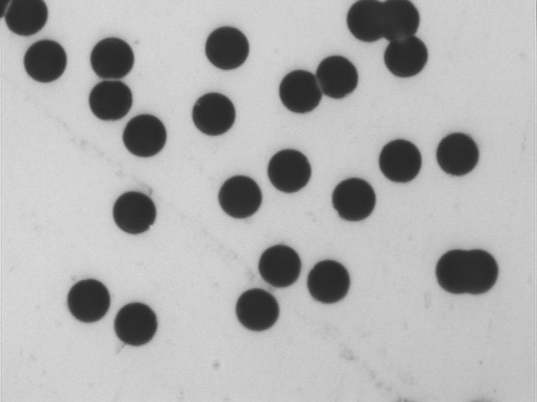
#> input picture 2017/iamg2017/image1.bmp, 537 x 402 px, shrunk from 768 x 574 before the run
$ jupyter execute --allow-errors iamg2017_sc8_imgprocpy.ipynb   (shell and % lines are left out)   (older library calls are emulated)
#> lines starting #> are read from the running program, lines starting #| are printed output that depends on the picture; after the words box and inside, x2 and y2 are one past the last pixel; in counts of white or black regions, pixels touching at a corner belong together
# Image Processing with Python

## Installing Anaconda, a Python distribution

## Handling images in Python

### Reading an input image

* First we import the necessary packages.

[cell 1]
from skimage.io import imread

import matplotlib.pyplot as plt

* Using the imported function `imread`, let's read `image1.bmp` from the disk.

[cell 2]
image = imread('image1.bmp')
#> image is the input picture: shape (402, 537); min 39, max 225, mean 176.3

* Images are represented in `scikit-image` as arrays. To check its shape and number of dimensions, we can use `image.shape` and `image.ndim`.

[cell 3]
image.shape
#> Out = (402, 537)

[cell 4]
image.ndim
#> Out = 2

* To show an image, we use `matplotlib.pyplot.imshow()`. Since we imported as `matplotlib.pyplot` as `plt`, we use only `plt.imshow()`.

[cell 5]
plt.imshow(image)

* Then, to show the window containing the image, we use `plt.show()`.

[cell 6]
plt.show()

* This last step is not necessary when using the "Jupyter magic" `%matplotlib inline` before:

[cell 7]

plt.imshow(image)

* We can create a larger figure using the function `plt.figure()` for seeing the results easier. To do that, we use the argument `figsize`.

[cell 8]
plt.figure(figsize=(12, 8))
plt.imshow(image)

### Using different colormaps

* Matplotlib has a list with several colormaps, the default being `viridis`. Let's try the examples `gray`, `magma`, and `nipy_spectral`.

[cell 9]
plt.figure(figsize=(12, 8))
plt.imshow(image, cmap='gray')

[cell 10]
plt.figure(figsize=(12, 8))
plt.imshow(image, cmap='magma')

[cell 11]
plt.figure(figsize=(12, 8))
plt.imshow(image, cmap='nipy_spectral')

[cell 12]
plt.figure(figsize=(12, 8))
plt.imshow(image, cmap='jet')

* Take a look at the full list at <https://matplotlib.org/examples/color/colormaps_reference.html>.

## Pre-processing and enhancing images

* Let's filter the input image using the Gaussian filter.

[cell 13]
from skimage.filters import gaussian

gauss_img1 = gaussian(image)

plt.figure(figsize=(12, 8))
plt.imshow(gauss_img1, cmap='nipy_spectral')

[cell 14]
from skimage.filters import gaussian

gauss_img1 = gaussian(image, sigma=5)

plt.figure(figsize=(12, 8))
plt.imshow(gauss_img1, cmap='nipy_spectral')

[cell 15]
from skimage.filters import gaussian

gauss_img1 = gaussian(image, sigma=10)
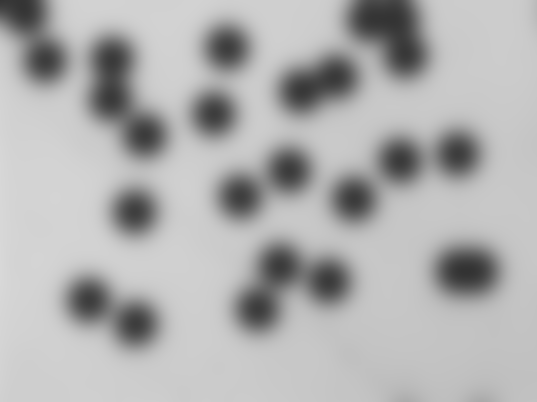
#> gauss_img1: shape (402, 537) float64; min 0.2, max 0.849, mean 0.692

plt.figure(figsize=(12, 8))
plt.imshow(gauss_img1, cmap='nipy_spectral')

## Image binarization and segmentation

* Let's binarize the input image using different algorithms: Otsu, Mean and Triangle.

[cell 16]
from skimage.filters import threshold_otsu, threshold_mean, threshold_triangle

otsu_thr = threshold_otsu(image)
#> otsu_thr = 128
otsu_bin = otsu_thr > image
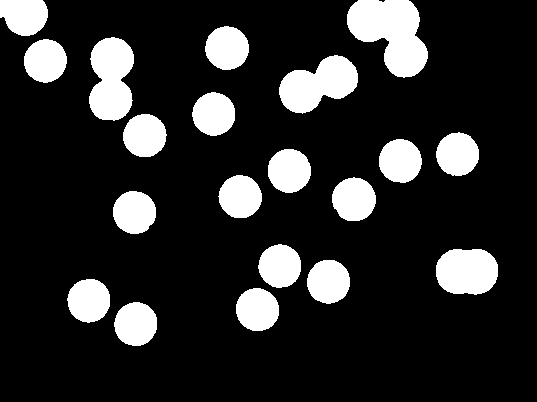
#> otsu_bin: shape (402, 537) bool; 16.6% white; 20 white regions, largest, box (x1, y1, x2, y2) and area: (347, 0, 428, 78) 4050, (89, 37, 134, 121) 2917, (279, 55, 358, 114) 2882

plt.figure(figsize=(12, 8))
plt.imshow(otsu_bin, cmap='gray')

[cell 17]
mean_thr = threshold_mean(image)
#> mean_thr = 176.3
mean_bin = mean_thr > image
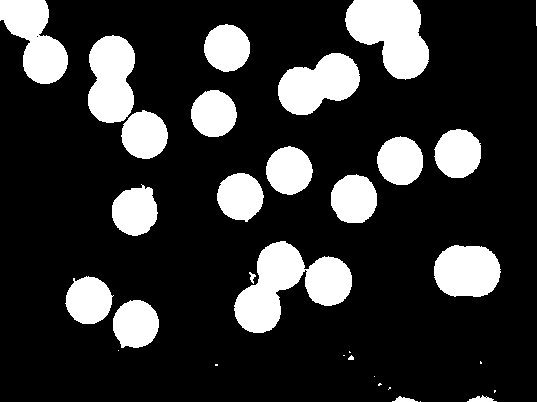
#> mean_bin: shape (402, 537) bool; 19.6% white; 32 white regions (10 under 20 px), largest, box (x1, y1, x2, y2) and area: (234, 241, 352, 333) 5467, (345, 0, 429, 80) 4482, (278, 53, 360, 115) 3352

plt.figure(figsize=(12, 8))
plt.imshow(mean_bin, cmap='gray')

[cell 18]
tri_thr = threshold_triangle(image)
#> tri_thr = 183
tri_bin = tri_thr > image
#> tri_bin: shape (402, 537) bool; 20.8% white; 39 white regions (16 under 20 px), largest, box (x1, y1, x2, y2) and area: (234, 240, 353, 334) 5893, (88, 34, 168, 159) 5276, (345, 0, 430, 82) 4630

plt.figure(figsize=(12, 8))
plt.imshow(tri_bin, cmap='gray')

[cell 19]
from skimage.feature import peak_local_max
from skimage.measure import label
from skimage.morphology import watershed
from scipy.ndimage import distance_transform_edt

import numpy as np

dist = distance_transform_edt(otsu_bin)
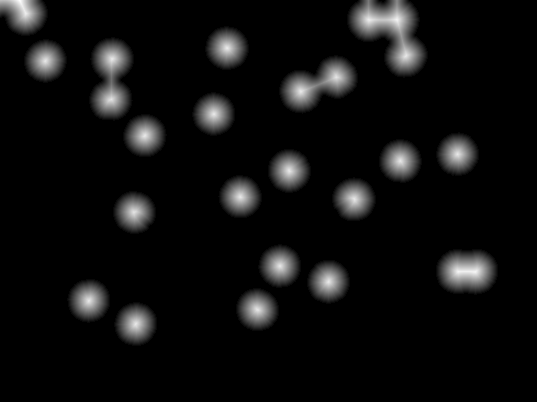
#> dist: shape (402, 537) float64; min 0, max 23.35, mean 1.3; drawn with min black and max white
local_max = peak_local_max(dist,
                           indices=False,
                           footprint=np.ones((20, 20)),
                           labels=otsu_bin)
#> local_max: shape (402, 537) bool; 0.01% white in thin lines or dots, all inside (x1, y1, x2, y2) = (20, 1, 476, 325)
markers = label(local_max)
#> markers: shape (402, 537) int32; 26 distinct labels, from 0 to 25
labels = watershed(-dist, markers, mask=otsu_bin)
#> labels: shape (402, 537) int32; 26 distinct labels, from 0 to 25

plt.figure(figsize=(15, 10))
plt.imshow(labels, cmap='nipy_spectral')

## Region properties and labels

* A full list of attributes available by `regionprops` can be found at: <http://scikit-image.org/docs/dev/api/skimage.measure.html#skimage.measure.regionprops>

# A case study

* Let's perform our studies on a different case. First we read the input image using `imread`. The argument `as_grey=True` asks `imread` to read the image as a gray (two-dimensional) image.

[cell 20]
image = imread('harder_case.jpg', as_grey=True)
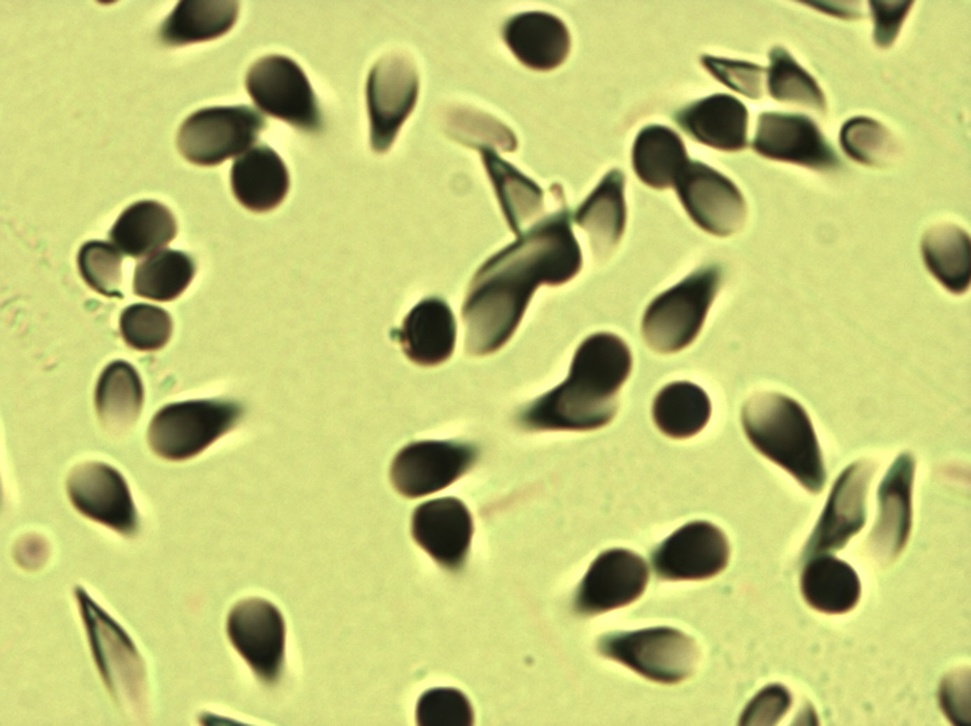
#> input picture 2017/iamg2017/harder_case.jpg, 971 x 726 px, shrunk from 1388 x 1038 before the run
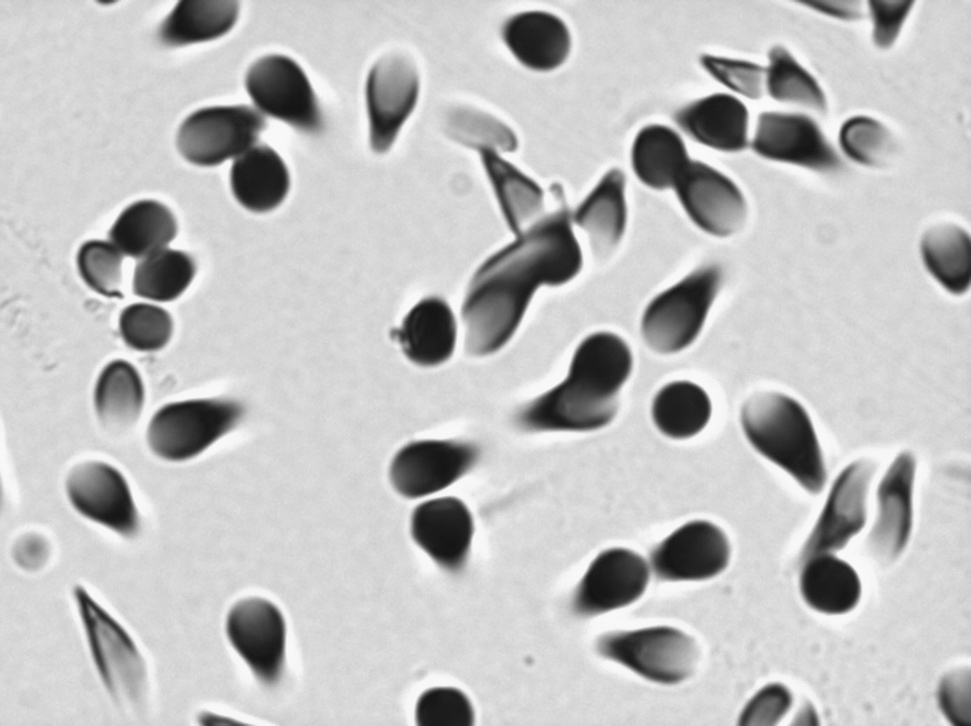
#> image: shape (726, 971) float64; min 0.0773, max 0.988, mean 0.749

plt.figure(figsize=(12, 10))
plt.imshow(image, cmap='gray')

* Now we binarize the input image; let's try another algorithm, the ISODATA. It is also available at `skimage.filters`, in the function `threshold_isodata`. It works in the same way the previous thresholds do; it will return a threshold number, which we will use to generate our binary image.

[cell 21]
from skimage.filters import threshold_isodata

thresh_iso = threshold_isodata(image)
#> thresh_iso = 0.559
img_bin = image < thresh_iso
#> img_bin: shape (726, 971) bool; 17.1% white; 44 white regions (3 under 20 px), largest, box (x1, y1, x2, y2) and area: (464, 145, 625, 352) 11636, (181, 56, 321, 211) 10375, (575, 521, 728, 614) 6832

plt.figure(figsize=(12, 10))
plt.imshow(img_bin, cmap='gray')

* The binary image contains some small elements; let's remove them using `remove_small_objects`.

[cell 22]
from skimage.morphology import remove_small_objects

img_clean = remove_small_objects(img_bin, min_size=300)

plt.figure(figsize=(12, 10))
plt.imshow(img_clean, cmap='gray')

* Some regions have holes within them; this could become an issue when using the watershed algorithm. Now we use `binary_fill_holes` from `scipy.ndimage` to fill these regions. This will be our main binary image.

[cell 23]
from scipy.ndimage import binary_fill_holes

img_fill = binary_fill_holes(img_clean)
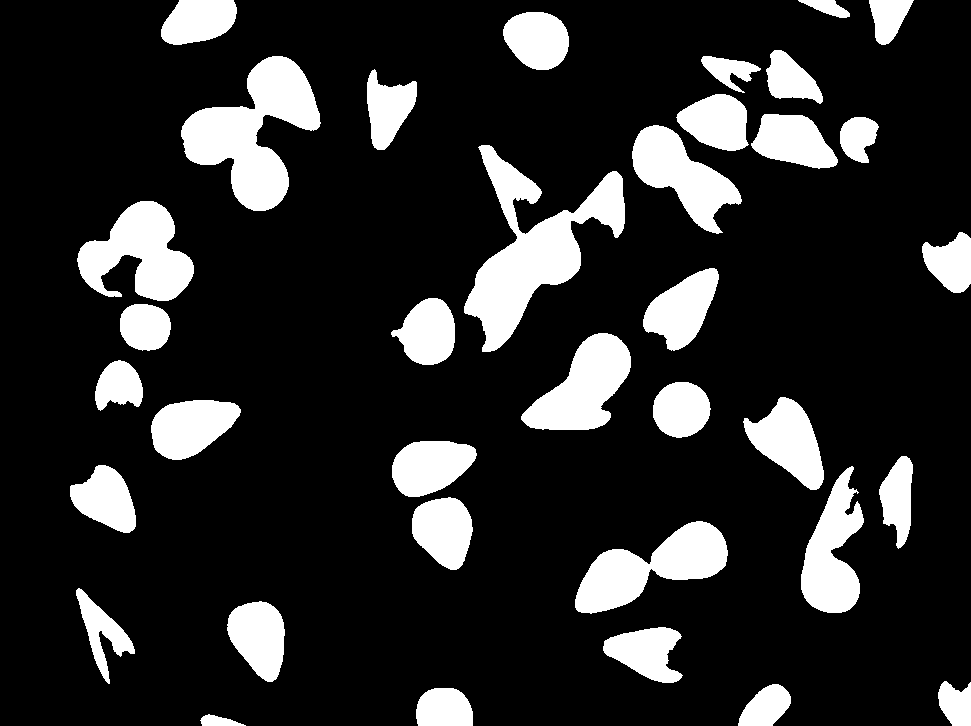
#> img_fill: shape (726, 971) bool; 17% white; 36 white regions, largest, box (x1, y1, x2, y2) and area: (464, 145, 625, 352) 11920, (181, 56, 321, 211) 10375, (575, 521, 728, 614) 6832

plt.figure(figsize=(12, 10))
plt.imshow(img_fill, cmap='gray')

* Now we use `distance_transform_edt` to return the distances.

[cell 24]
from mpl_toolkits.axes_grid1 import make_axes_locatable
from scipy.ndimage import distance_transform_edt

distance = distance_transform_edt(img_fill)

plt.subplots(figsize=(12, 10))
plt.imshow(distance, cmap='magma')
plt.colorbar()
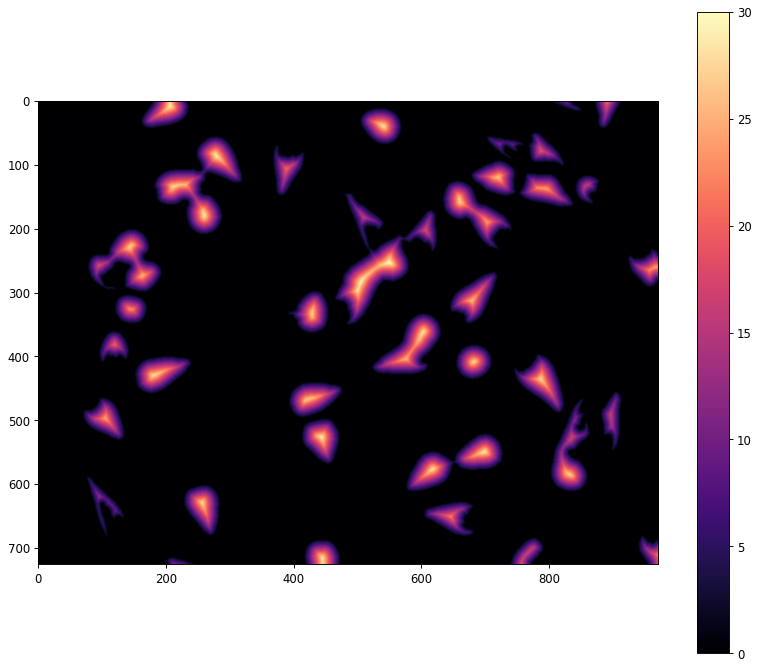
#> figure drawn by matplotlib, 2 panels

* Then we use `peak_local_max` to generate markers for the watershed transform. Make some effort to see the local max points :)

[cell 25]
from skimage.feature import peak_local_max

import numpy as np

local_max = peak_local_max(distance,
                           indices=False,
                           footprint=np.ones((15, 15)),
                           labels=img_fill)
#> local_max: shape (726, 971) bool; 0.01% white in thin lines or dots, all inside (x1, y1, x2, y2) = (95, 1, 970, 725)

plt.figure(figsize=(12, 8))
plt.imshow(local_max, cmap='binary')

* Here we apply the watershed transform, which returns labels for each separated region.

[cell 26]
from skimage.measure import label
from skimage.morphology import watershed

markers = label(local_max)
#> markers: shape (726, 971) int32; 64 distinct labels, from 0 to 63
labels = watershed(-distance, markers, mask=img_fill)
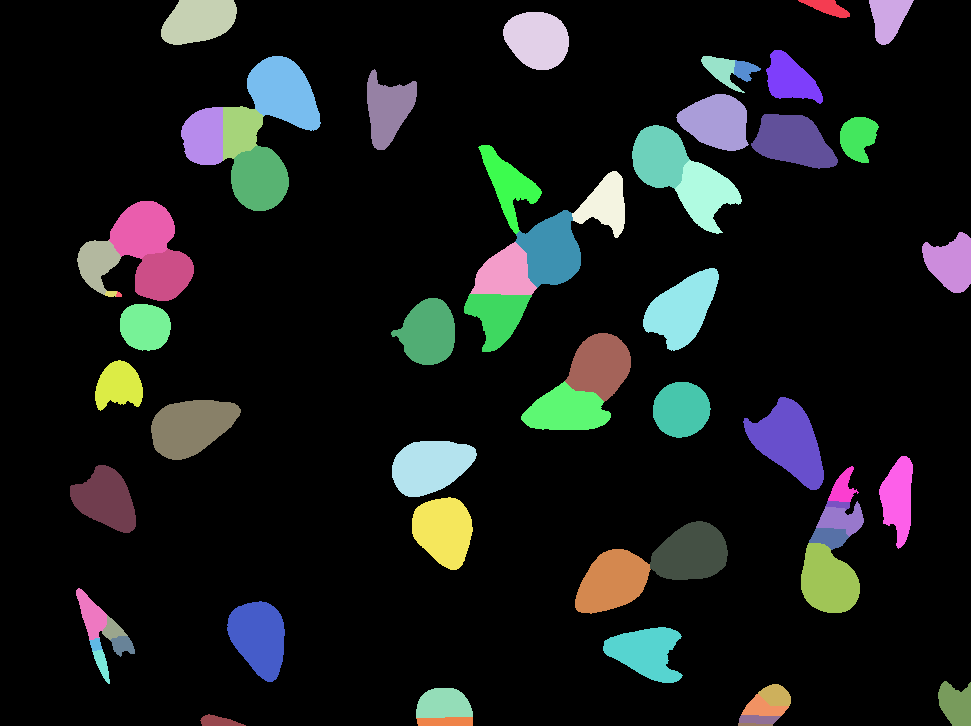
#> labels: shape (726, 971) int32; 64 distinct labels, from 0 to 63; one colour per label, 0 black

plt.figure(figsize=(15, 10))
plt.imshow(labels, cmap='nipy_spectral')

* Now, we use eccentricity to obtain "rounder" tracks within the image.

[cell 27]
from skimage.measure import regionprops

properties = regionprops(labels, intensity_image=image)
#> properties = 63 regions; largest, box (x1, y1, x2, y2) and area: (743, 397, 824, 490) 4110, (151, 400, 241, 460) 3815, (247, 56, 321, 131) 3705, (643, 268, 719, 351) 3607, (392, 441, 477, 497) 3501

tolerance_eccen = 0.6

for prop in properties:
    if prop.eccentricity > tolerance_eccen:
        labels[labels == prop.label] = 0
#> this loop made 63 passes
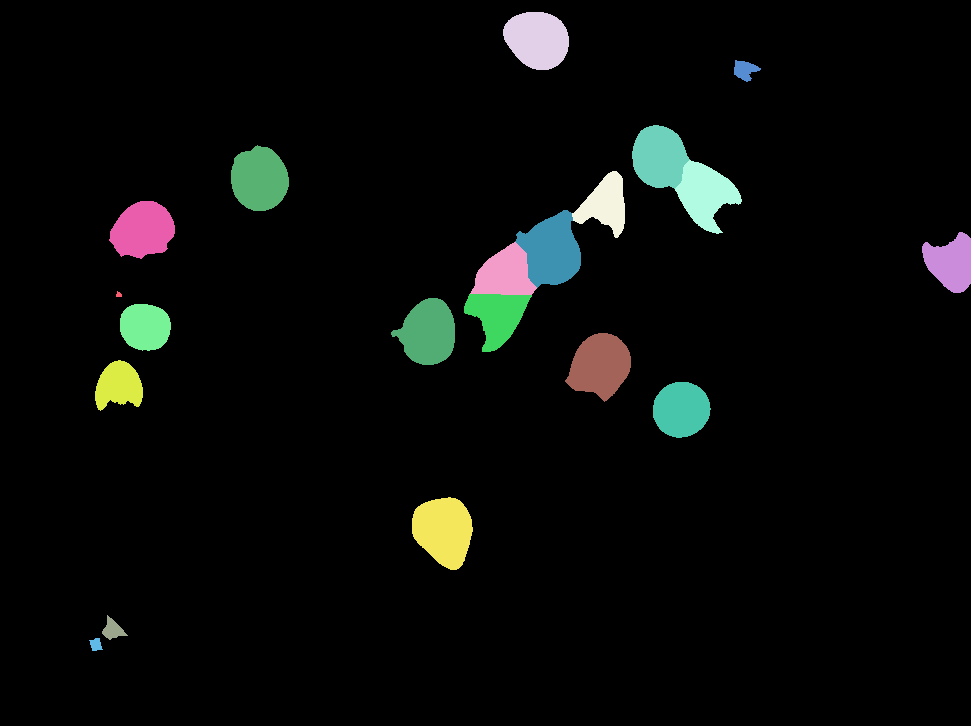
#> labels: shape (726, 971) int32; 21 distinct labels, from 0 to 53; one colour per label, 0 black

fig, ax = plt.subplots(nrows=1, ncols=2, figsize=(15, 10))
ax[0].imshow(image, cmap='gray')
ax[1].imshow(labels, cmap='nipy_spectral')

* Let's get the areas of the tracks left.

[cell 28]
trk_areas = []

new_props = regionprops(labels, intensity_image=image)
#> new_props = 20 regions; largest, box (x1, y1, x2, y2) and area: (515, 210, 581, 288) 3333, (412, 497, 473, 570) 3269, (565, 333, 631, 402) 3070, (391, 298, 455, 365) 2962, (503, 12, 569, 70) 2959

for prop in new_props:
    trk_areas.append(prop.area)
#> this loop made 20 passes
#> after the loop, trk_areas = [2959, 351, 2754, 2944, 2712, 1922, 2794, 3333, 2032, 2255, 26, 2311, 1946, 2962, 3070, 1718, 2531, 3269, 311, 123]

trk_areas = np.asarray(trk_areas)
#> trk_areas = 20 values, max 3333 at index 7, min 26 at index 10, mean 2116.2
print(trk_areas)
#| [2959.  351. 2754. 2944. 2712. 1922. 2794. 3333. 2032. 2255.   26. 2311.
#|  1946. 2962. 3070. 1718. 2531. 3269.  311.  123.]

* Let's finish with their histogram and a fit.

[cell 29]
from scipy.stats import norm
import matplotlib.mlab as mlab

fig, ax = plt.subplots(figsize=(12, 8))

(mu, sigma) = norm.fit(trk_areas)
#> mu = 2116.2; sigma = 1054.3
n, bins, patches = ax.hist(trk_areas, normed=True, edgecolor='k')
#> n = [0.000605, 0, 0, 0, 0, 0.000454, 0.000454, 0.000151, 0.000907, 0.000454]; bins = [26, 356.7, 687.4, 1018.1, 1348.8, 1679.5, 2010.2, 2340.9, 2671.6, 3002.3, 3333]; patches = 10 items
#> (the rest of this cell did not finish here and is left out)
